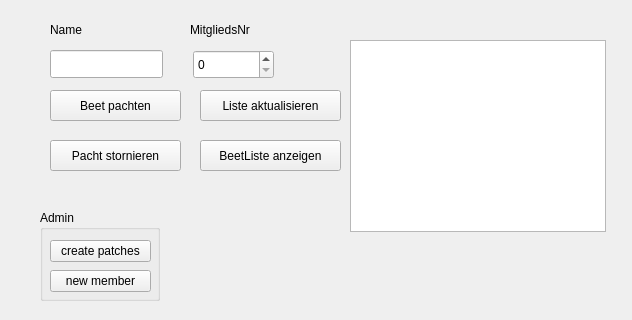
<?xml version="1.0" encoding="UTF-8"?>
<ui version="4.0">
 <class>GUI</class>
 <widget class="QWidget" name="GUI">
  <property name="geometry">
   <rect>
    <x>0</x>
    <y>0</y>
    <width>632</width>
    <height>320</height>
   </rect>
  </property>
  <property name="windowTitle">
   <string>GUI</string>
  </property>
  <widget class="QPushButton" name="btnAssignPatch">
   <property name="geometry">
    <rect>
     <x>50</x>
     <y>90</y>
     <width>131</width>
     <height>31</height>
    </rect>
   </property>
   <property name="text">
    <string>Beet pachten</string>
   </property>
  </widget>
  <widget class="QLineEdit" name="edtMemberName">
   <property name="geometry">
    <rect>
     <x>50</x>
     <y>50</y>
     <width>113</width>
     <height>28</height>
    </rect>
   </property>
  </widget>
  <widget class="QSpinBox" name="edtMemberNr">
   <property name="geometry">
    <rect>
     <x>193</x>
     <y>50</y>
     <width>81</width>
     <height>29</height>
    </rect>
   </property>
  </widget>
  <widget class="QLabel" name="label">
   <property name="geometry">
    <rect>
     <x>50</x>
     <y>20</y>
     <width>63</width>
     <height>20</height>
    </rect>
   </property>
   <property name="text">
    <string>Name</string>
   </property>
  </widget>
  <widget class="QLabel" name="label_2">
   <property name="geometry">
    <rect>
     <x>190</x>
     <y>20</y>
     <width>91</width>
     <height>20</height>
    </rect>
   </property>
   <property name="text">
    <string>MitgliedsNr</string>
   </property>
  </widget>
  <widget class="QPushButton" name="btnReleasePatch">
   <property name="geometry">
    <rect>
     <x>50</x>
     <y>140</y>
     <width>131</width>
     <height>31</height>
    </rect>
   </property>
   <property name="text">
    <string>Pacht stornieren</string>
   </property>
  </widget>
  <widget class="QListWidget" name="listPatches">
   <property name="geometry">
    <rect>
     <x>350</x>
     <y>40</y>
     <width>256</width>
     <height>192</height>
    </rect>
   </property>
  </widget>
  <widget class="QPushButton" name="btnGetListPatches">
   <property name="geometry">
    <rect>
     <x>200</x>
     <y>90</y>
     <width>141</width>
     <height>31</height>
    </rect>
   </property>
   <property name="text">
    <string>Liste aktualisieren</string>
   </property>
  </widget>
  <widget class="QGroupBox" name="groupBox">
   <property name="geometry">
    <rect>
     <x>40</x>
     <y>210</y>
     <width>120</width>
     <height>91</height>
    </rect>
   </property>
   <property name="title">
    <string>Admin</string>
   </property>
   <widget class="QPushButton" name="btnCreatePatches">
    <property name="geometry">
     <rect>
      <x>10</x>
      <y>30</y>
      <width>101</width>
      <height>22</height>
     </rect>
    </property>
    <property name="text">
     <string>create patches</string>
    </property>
   </widget>
   <widget class="QPushButton" name="btnNewMember">
    <property name="geometry">
     <rect>
      <x>10</x>
      <y>60</y>
      <width>101</width>
      <height>22</height>
     </rect>
    </property>
    <property name="text">
     <string>new member</string>
    </property>
   </widget>
  </widget>
  <widget class="QPushButton" name="btnShowMemberPatches">
   <property name="geometry">
    <rect>
     <x>200</x>
     <y>140</y>
     <width>141</width>
     <height>31</height>
    </rect>
   </property>
   <property name="text">
    <string>BeetListe anzeigen</string>
   </property>
  </widget>
 </widget>
 <resources/>
 <connections/>
</ui>
